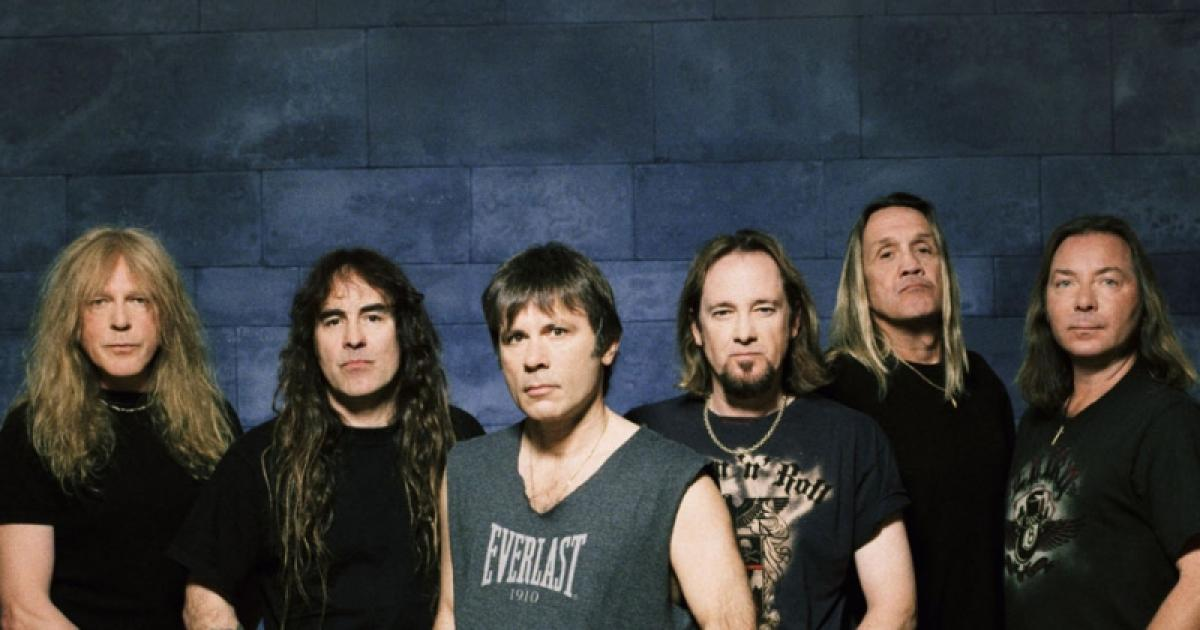
#> input picture python/ejer62/imaxes/ironmaiden.jpg, 1200 x 630 px
$ python ejer62.py
#> lines starting #> are read from the running program, lines starting #| are printed output that depends on the picture
import cv2 as cv
import matplotlib.pyplot as plt

# Cargo archivos y colores
image = cv.imread('imaxes/ironmaiden.jpg')
#> image is the input picture: shape (630, 1200, 3); mean B, G, R 62.8, 61.8, 60.6
image_color = cv.cvtColor(image, cv.COLOR_BGRA2RGB)
image_gray = cv.cvtColor(image, cv.COLOR_BGR2GRAY)
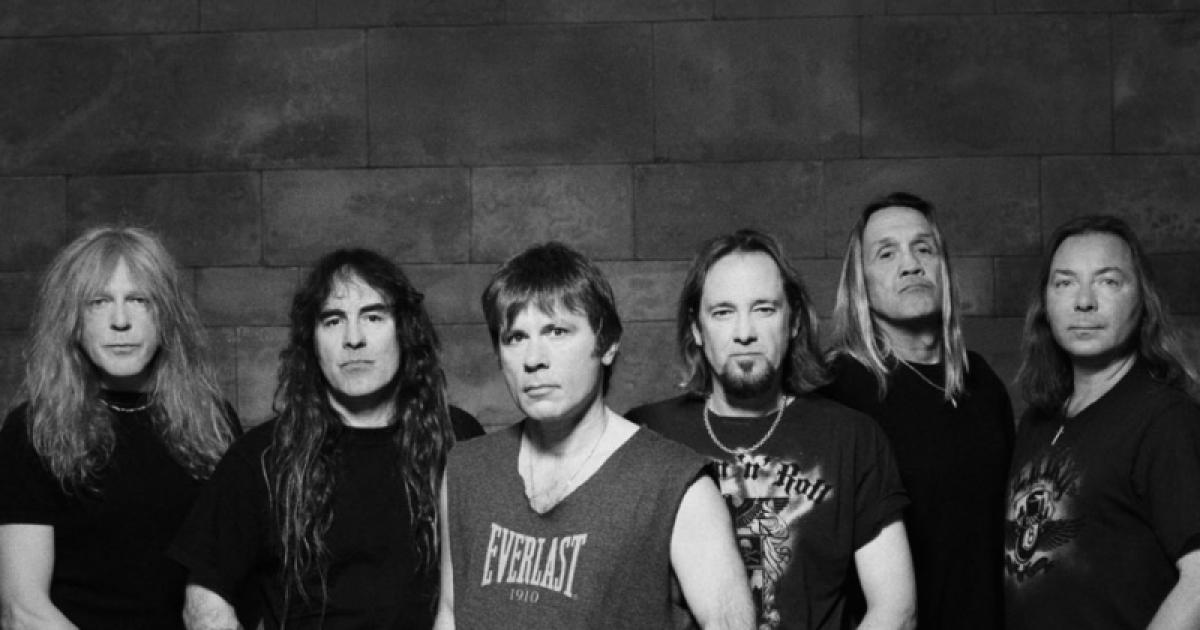
#> image_gray: shape (630, 1200); min 0, max 242, mean 61.6

# Muestro imagen original
plt.imshow(image_color)
plt.title('Original')
plt.show()


# Función para detectar y difuminar cada cara
def blurr_faces(img):
    face_cascade = cv.CascadeClassifier("haarcascade_frontalface_default.xml")

    faces = face_cascade.detectMultiScale(
        img,
        scaleFactor=1.2,
        minNeighbors=5,
        minSize=(50, 50),
    )
#> faces = [[1036, 241, 105, 105], [303, 278, 104, 104], [856, 210, 101, 101], [66, 263, 108, 108], [688, 265, 114, 114], [477, 286, 125, 125]]
    print("Caras = ", len(faces))
#| Caras =  6
    destiny = img.copy()
    for (x, y, w, h) in faces:
        face_zone = destiny[y:y + h, x:x + w]  # Zona de la imagen a difuminar
        blurred_face = cv.blur(face_zone, (
            25, 25))
        destiny[y:y + h, x:x + w] = blurred_face
        cv.rectangle(destiny, (x, y), (x + w, y + h), (255, 0, 0), 5)
#> this loop made 6 passes
#> pass 1, in blurr_faces, `face_zone = destiny[y:y + h, x:x + w]`:
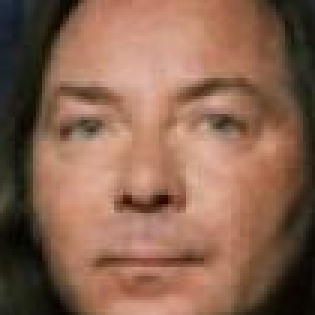
#> face_zone: shape (105, 105, 3) (shown 3 times larger); mean R, G, B 137.3, 100, 79.9
#> pass 1, in blurr_faces, `blurred_face = cv.blur(face_zone, ( 25, 25))`:
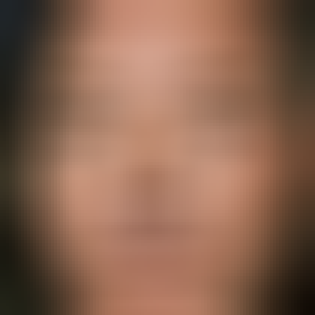
#> blurred_face: shape (105, 105, 3) (shown 3 times larger); mean R, G, B 137.6, 100.1, 80
#> pass 2, in blurr_faces, `face_zone = destiny[y:y + h, x:x + w]`:
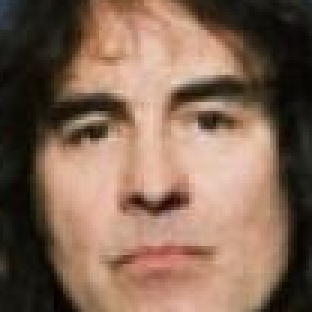
#> face_zone: shape (104, 104, 3) (shown 3 times larger); mean R, G, B 130.5, 102.7, 84.6
#> pass 2, in blurr_faces, `blurred_face = cv.blur(face_zone, ( 25, 25))`:
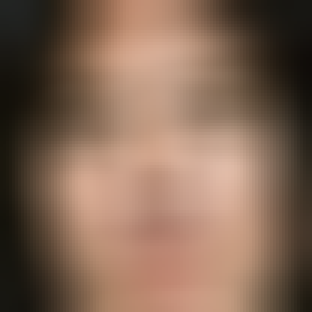
#> blurred_face: shape (104, 104, 3) (shown 3 times larger); mean R, G, B 130.7, 102.8, 84.7
#> after the loop:
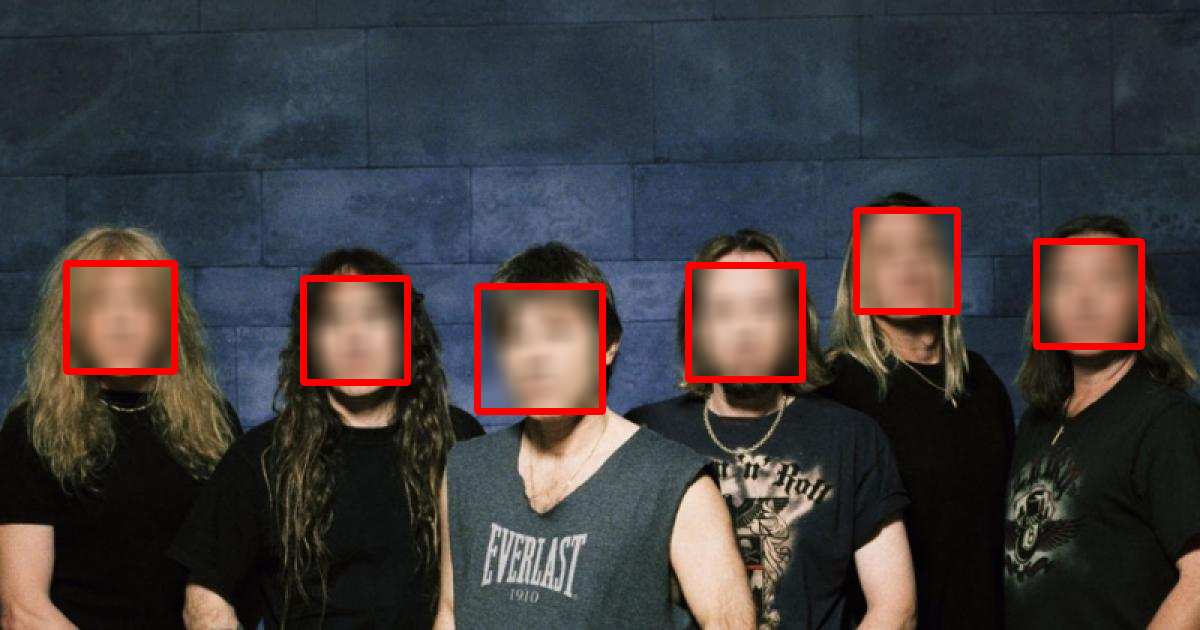
#> destiny: shape (630, 1200, 3); mean R, G, B 64.7, 60.1, 61.3
#> after the loop:
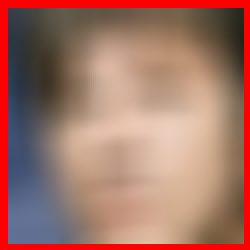
#> face_zone: shape (125, 125, 3) (shown 2 times larger); mean R, G, B 163.9, 115.6, 102.2
    plt.imshow(destiny)
    plt.title('Caras detectadas')
    plt.show()


blurr_faces(image_color)
